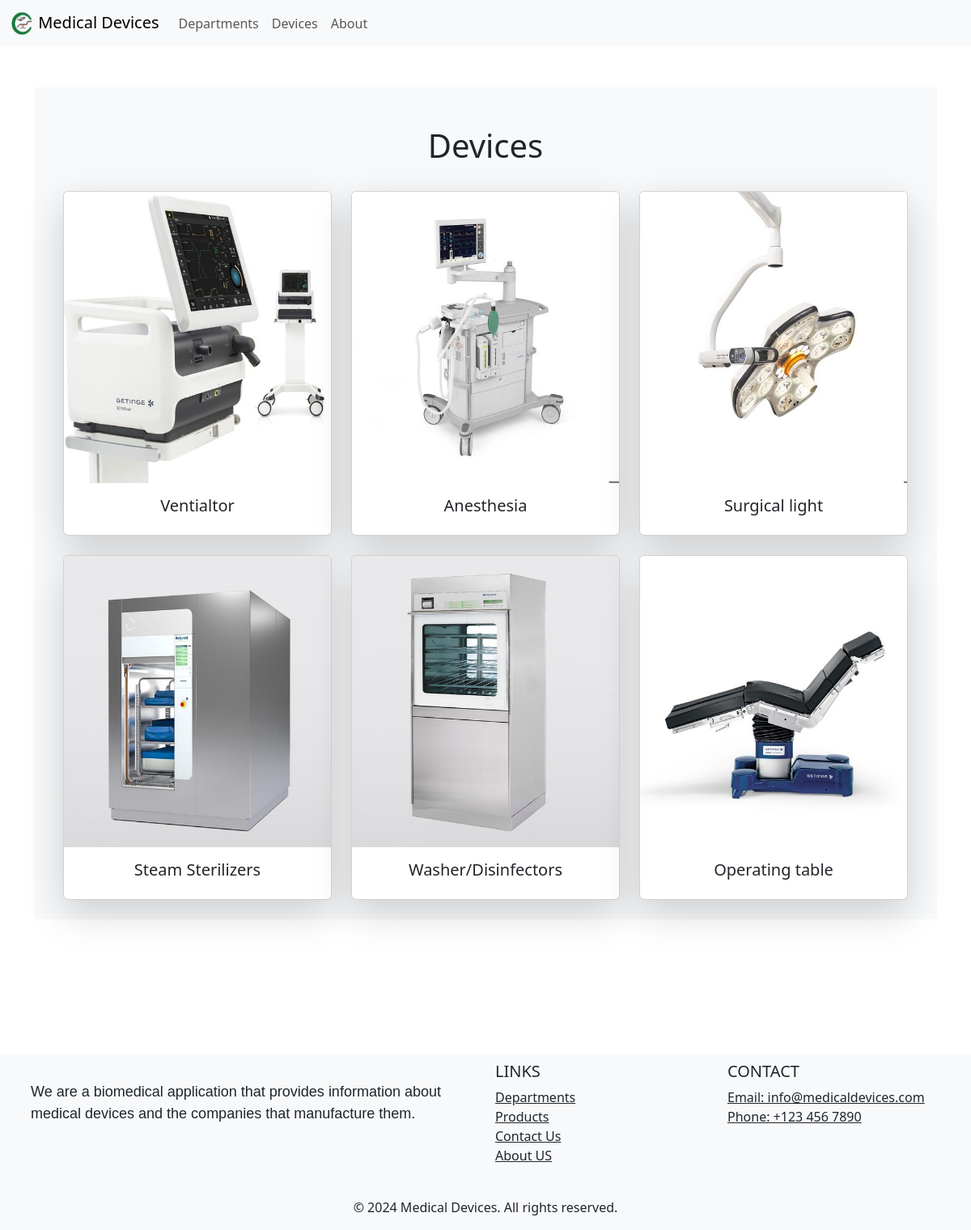
/devices, run on the app's committed database.
### app.py (models this page shows, shortened)
class Device(db.Model):
	id = db.Column(db.Integer, primary_key=True)
	device_name = db.Column(db.String(100), nullable=False)
	description = db.Column(db.Text, nullable=False)  # New field for device description
	department_id = db.Column(db.Integer, db.ForeignKey('department.id'))
	models = db.relationship('Model', backref='device', lazy=True)

class Model(db.Model):
	id = db.Column(db.Integer, primary_key=True)
	model_name = db.Column(db.String(100), nullable=False)
	description = db.Column(db.Text, nullable=False)  # New field for model description
	image_filename = db.Column(db.String(100), nullable=False, default='logo2.png')
	device_id = db.Column(db.Integer, db.ForeignKey('device.id'))

### app.py (the view)
@app.route('/devices')
def devices():
	devices = Device.query.all()
	image_filename = 'logo2.png'
	return render_template("devices.html", devices=devices, image_filename=image_filename)

### Templates/devices.html (shortened to what this page needs)
{% extends "layout.html" %}
{% block content %}
<div class="container mt-5">
	<div class="bg-light cont p-4">
		<div class="container bg-light">
			<a href="{{ url_for('devices') }}" class="text-decoration-none text-dark">
				<h1 class="text-center mt-4">Devices</h1>
			</a>
			{% if devices %}
			<div class="row">
				{% for device in devices %}
				{% if device.models %}
				{% set image_filename = device.models[0].image_filename %}
				{% endif %}
				<div class="col-md-4">
					<a href="{{ url_for('show_device', id = device.id)}}" class="text-decoration-none">
						<div class="card mt-4 shadow-lg mycard-hover">
							<img src="{{url_for('static', filename='images/' + image_filename)}}" class="card-img-top"
								alt="Image Title">
							<div class="card-body">
								<h5 class="card-title text-center">{{ device.device_name }}</h5>
							</div>
						</div>
					</a>
				</div>
				{% endfor %}
			</div>
			{% else%}
			<br>
			<h2 class="text center">There is no Devices to show!</h2>
			{% endif %}
	</div>
</div>
<br />
<br />
<br />
<br />
<br />
{% endblock content %}

### static/css/styles.css (style rules this page uses)
.mycard-hover { width: 100%; }
.mycard-hover { width: 100%; transition: transform 0.25s ease, opacity 0.25s ease; }

### data on the page
Device: image_filename (picture), device_name "Ventialtor"
Device: image_filename (picture), device_name "Anesthesia"
Device: image_filename (picture), device_name "Surgical light"
Device: image_filename (picture), device_name "Steam Sterilizers"
Device: image_filename (picture), device_name "Washer/Disinfectors"
Device: image_filename (picture), device_name "Operating table"
